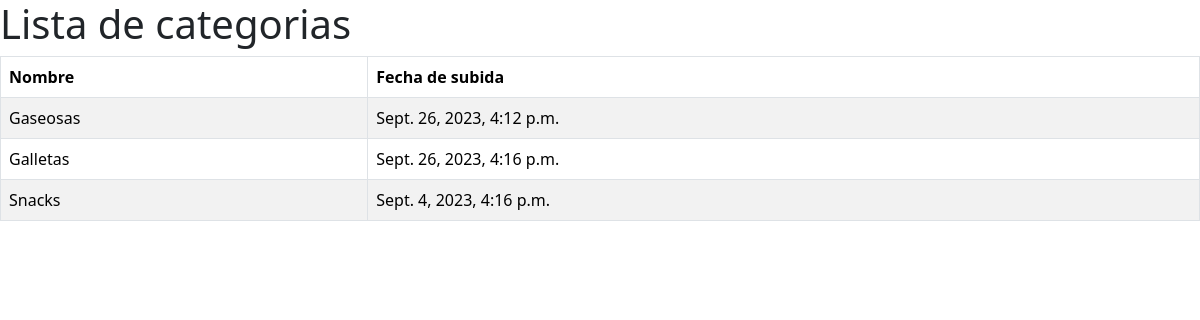
The page /tienda/categorias/ on the database its author committed.
### tienda/models.py (models this page shows, shortened)
class Categoria(models.Model):
    nombre = models.CharField(max_length=200)
    pub_date = models.DateTimeField('date published')

### tienda/views.py (the view)
# urls.py: path('categorias/', views.lista_categorias, name='lista_categorias'),
def lista_categorias(request):
    categorias = Categoria.objects.all()
    return render(request, 'tienda/lista_categorias.html', {'categorias': categorias})

### tienda/templates/tienda/lista_categorias.html (shortened to what this page needs)
{% load django_bootstrap5 %}
<!DOCTYPE html>
<html lang="en">
<head>
    {% bootstrap_css %}
</head>
<body>
    <h1>Lista de categorias</h1>
    <table class="table table-striped table-bordered">
        <thead>
            <tr>
                <th>Nombre</th>
                <th>Fecha de subida</th>
            </tr>
        </thead>
        <tbody>
            {% for categoria in categorias %}
            <tr>
                <td>{{categoria.nombre}}</td>
                <td>{{categoria.pub_date}}</td>
            </tr>
            {% endfor %}
        </tbody>
    </table>
</body>
</html>

### rows shown on the page
Categoria: nombre "Gaseosas", pub_date "Sept. 26, 2023, 4:12 p.m."
Categoria: nombre "Galletas", pub_date "Sept. 26, 2023, 4:16 p.m."
Categoria: nombre "Snacks", pub_date "Sept. 4, 2023, 4:16 p.m."
